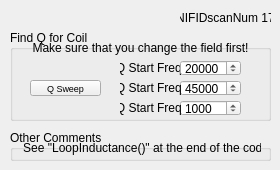
   <widget class="QWidget" name="coil">
    <attribute name="title">
     <string>Coil Utilities</string>
    </attribute>
    <widget class="QGroupBox" name="groupBox_19">
     <property name="geometry">
      <rect>
       <x>10</x>
       <y>30</y>
       <width>261</width>
       <height>91</height>
      </rect>
     </property>
     <property name="title">
      <string>Find Q for Coil</string>
     </property>
     <widget class="QPushButton" name="pushButton_31">
      <property name="geometry">
       <rect>
        <x>20</x>
        <y>50</y>
        <width>71</width>
        <height>16</height>
       </rect>
      </property>
      <property name="font">
       <font>
        <pointsize>7</pointsize>
       </font>
      </property>
      <property name="text">
       <string>Q Sweep</string>
      </property>
     </widget>
     <widget class="QLabel" name="label_47">
      <property name="geometry">
       <rect>
        <x>110</x>
        <y>30</y>
        <width>61</width>
        <height>16</height>
       </rect>
      </property>
      <property name="text">
       <string>Q Start Freq.</string>
      </property>
      <property name="alignment">
       <set>Qt::AlignCenter</set>
      </property>
     </widget>
     <widget class="QLabel" name="label_48">
      <property name="geometry">
       <rect>
        <x>10</x>
        <y>10</y>
        <width>241</width>
        <height>16</height>
       </rect>
      </property>
      <property name="text">
       <string>Make sure that you change the field first!</string>
      </property>
      <property name="alignment">
       <set>Qt::AlignCenter</set>
      </property>
     </widget>
     <widget class="QSpinBox" name="spinBox_16">
      <property name="geometry">
       <rect>
        <x>170</x>
        <y>30</y>
        <width>61</width>
        <height>16</height>
       </rect>
      </property>
      <property name="minimum">
       <number>1000</number>
      </property>
      <property name="maximum">
       <number>400000</number>
      </property>
      <property name="singleStep">
       <number>1000</number>
      </property>
      <property name="value">
       <number>20000</number>
      </property>
     </widget>
     <widget class="QSpinBox" name="spinBox_17">
      <property name="geometry">
       <rect>
        <x>170</x>
        <y>50</y>
        <width>61</width>
        <height>16</height>
       </rect>
      </property>
      <property name="minimum">
       <number>1000</number>
      </property>
      <property name="maximum">
       <number>400000</number>
      </property>
      <property name="singleStep">
       <number>1000</number>
      </property>
      <property name="value">
       <number>45000</number>
      </property>
     </widget>
     <widget class="QLabel" name="label_49">
      <property name="geometry">
       <rect>
        <x>110</x>
        <y>50</y>
        <width>61</width>
        <height>16</height>
       </rect>
      </property>
      <property name="text">
       <string>Q Start Freq.</string>
      </property>
      <property name="alignment">
       <set>Qt::AlignCenter</set>
      </property>
     </widget>
     <widget class="QSpinBox" name="spinBox_18">
      <property name="geometry">
       <rect>
        <x>170</x>
        <y>70</y>
        <width>61</width>
        <height>16</height>
       </rect>
      </property>
      <property name="minimum">
       <number>10</number>
      </property>
      <property name="maximum">
       <number>400000</number>
      </property>
      <property name="singleStep">
       <number>1000</number>
      </property>
      <property name="value">
       <number>1000</number>
      </property>
     </widget>
     <widget class="QLabel" name="label_50">
      <property name="geometry">
       <rect>
        <x>110</x>
        <y>70</y>
        <width>61</width>
        <height>16</height>
       </rect>
      </property>
      <property name="text">
       <string>Q Start Freq.</string>
      </property>
      <property name="alignment">
       <set>Qt::AlignCenter</set>
      </property>
     </widget>
    </widget>
    <widget class="QGroupBox" name="groupBox_20">
     <property name="geometry">
      <rect>
       <x>10</x>
       <y>130</y>
       <width>261</width>
       <height>31</height>
      </rect>
     </property>
     <property name="title">
      <string>Other Comments</string>
     </property>
     <widget class="QLabel" name="label_51">
      <property name="geometry">
       <rect>
        <x>10</x>
        <y>10</y>
        <width>241</width>
        <height>16</height>
       </rect>
      </property>
      <property name="text">
       <string>-- See &quot;LoopInductance()&quot; at the end of the code</string>
      </property>
      <property name="alignment">
       <set>Qt::AlignCenter</set>
      </property>
     </widget>
    </widget>
    <widget class="QLabel" name="label_52">
     <property name="geometry">
      <rect>
       <x>180</x>
       <y>10</y>
       <width>91</width>
       <height>16</height>
      </rect>
     </property>
     <property name="text">
      <string>NIFIDscanNum 17</string>
     </property>
     <property name="alignment">
      <set>Qt::AlignCenter</set>
     </property>
    </widget>
   </widget>
